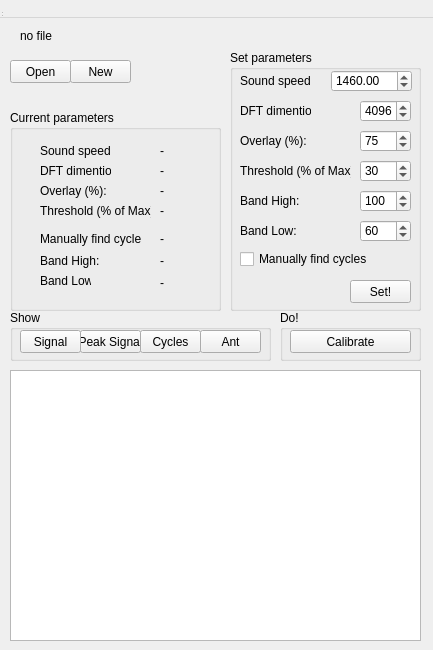
<?xml version="1.0" encoding="UTF-8"?>
<ui version="4.0">
 <class>IacMainWindow</class>
 <widget class="QWidget" name="IacMainWindow">
  <property name="geometry">
   <rect>
    <x>0</x>
    <y>0</y>
    <width>433</width>
    <height>650</height>
   </rect>
  </property>
  <property name="windowTitle">
   <string>Inline antena calibrator</string>
  </property>
  <widget class="QMenuBar" name="menubar">
   <property name="geometry">
    <rect>
     <x>0</x>
     <y>0</y>
     <width>800</width>
     <height>18</height>
    </rect>
   </property>
  </widget>
  <widget class="QStatusBar" name="statusbar">
   <property name="geometry">
    <rect>
     <x>0</x>
     <y>0</y>
     <width>3</width>
     <height>18</height>
    </rect>
   </property>
  </widget>
  <widget class="QPushButton" name="pushButton_openProjectFile">
   <property name="geometry">
    <rect>
     <x>10</x>
     <y>60</y>
     <width>61</width>
     <height>23</height>
    </rect>
   </property>
   <property name="text">
    <string>Open</string>
   </property>
  </widget>
  <widget class="QLabel" name="label_fileProjectPath">
   <property name="geometry">
    <rect>
     <x>20</x>
     <y>20</y>
     <width>401</width>
     <height>31</height>
    </rect>
   </property>
   <property name="text">
    <string>no file</string>
   </property>
  </widget>
  <widget class="QPushButton" name="pushButton_newProjectFile">
   <property name="geometry">
    <rect>
     <x>70</x>
     <y>60</y>
     <width>61</width>
     <height>23</height>
    </rect>
   </property>
   <property name="text">
    <string>New</string>
   </property>
  </widget>
  <widget class="QListWidget" name="listWidget_history">
   <property name="geometry">
    <rect>
     <x>10</x>
     <y>370</y>
     <width>411</width>
     <height>271</height>
    </rect>
   </property>
  </widget>
  <widget class="QGroupBox" name="groupBox">
   <property name="geometry">
    <rect>
     <x>230</x>
     <y>50</y>
     <width>191</width>
     <height>261</height>
    </rect>
   </property>
   <property name="title">
    <string>Set parameters</string>
   </property>
   <widget class="QLabel" name="label_DFTDimention_1">
    <property name="geometry">
     <rect>
      <x>10</x>
      <y>50</y>
      <width>71</width>
      <height>21</height>
     </rect>
    </property>
    <property name="frameShape">
     <enum>QFrame::NoFrame</enum>
    </property>
    <property name="text">
     <string>DFT dimention:</string>
    </property>
   </widget>
   <widget class="QSpinBox" name="spinBox_DFTDimention">
    <property name="geometry">
     <rect>
      <x>130</x>
      <y>50</y>
      <width>51</width>
      <height>22</height>
     </rect>
    </property>
    <property name="minimum">
     <number>4</number>
    </property>
    <property name="maximum">
     <number>8192</number>
    </property>
    <property name="value">
     <number>4096</number>
    </property>
   </widget>
   <widget class="QLabel" name="label_2">
    <property name="geometry">
     <rect>
      <x>10</x>
      <y>110</y>
      <width>111</width>
      <height>21</height>
     </rect>
    </property>
    <property name="text">
     <string>Threshold (% of Max):</string>
    </property>
   </widget>
   <widget class="QLabel" name="label_overlay_1">
    <property name="geometry">
     <rect>
      <x>10</x>
      <y>80</y>
      <width>71</width>
      <height>21</height>
     </rect>
    </property>
    <property name="text">
     <string>Overlay (%):</string>
    </property>
   </widget>
   <widget class="QLabel" name="label_5">
    <property name="geometry">
     <rect>
      <x>10</x>
      <y>140</y>
      <width>61</width>
      <height>21</height>
     </rect>
    </property>
    <property name="text">
     <string>Band High:</string>
    </property>
   </widget>
   <widget class="QLabel" name="label_6">
    <property name="geometry">
     <rect>
      <x>10</x>
      <y>170</y>
      <width>61</width>
      <height>21</height>
     </rect>
    </property>
    <property name="text">
     <string>Band Low:</string>
    </property>
   </widget>
   <widget class="QCheckBox" name="checkBox_manuallyFindCycles">
    <property name="geometry">
     <rect>
      <x>10</x>
      <y>200</y>
      <width>161</width>
      <height>18</height>
     </rect>
    </property>
    <property name="text">
     <string>Manually find cycles</string>
    </property>
   </widget>
   <widget class="QSpinBox" name="spinBox_bandLow">
    <property name="geometry">
     <rect>
      <x>130</x>
      <y>170</y>
      <width>51</width>
      <height>22</height>
     </rect>
    </property>
    <property name="maximum">
     <number>1000</number>
    </property>
    <property name="value">
     <number>60</number>
    </property>
   </widget>
   <widget class="QSpinBox" name="spinBox_bandHigh">
    <property name="geometry">
     <rect>
      <x>130</x>
      <y>140</y>
      <width>51</width>
      <height>22</height>
     </rect>
    </property>
    <property name="maximum">
     <number>1000</number>
    </property>
    <property name="value">
     <number>100</number>
    </property>
   </widget>
   <widget class="QSpinBox" name="spinBox_threshold">
    <property name="geometry">
     <rect>
      <x>130</x>
      <y>110</y>
      <width>51</width>
      <height>22</height>
     </rect>
    </property>
    <property name="minimum">
     <number>10</number>
    </property>
    <property name="value">
     <number>30</number>
    </property>
   </widget>
   <widget class="QSpinBox" name="spinBox_overlay">
    <property name="geometry">
     <rect>
      <x>130</x>
      <y>80</y>
      <width>51</width>
      <height>22</height>
     </rect>
    </property>
    <property name="maximum">
     <number>90</number>
    </property>
    <property name="value">
     <number>75</number>
    </property>
   </widget>
   <widget class="QPushButton" name="pushButton_setParameters">
    <property name="enabled">
     <bool>true</bool>
    </property>
    <property name="geometry">
     <rect>
      <x>120</x>
      <y>230</y>
      <width>61</width>
      <height>23</height>
     </rect>
    </property>
    <property name="text">
     <string>Set!</string>
    </property>
   </widget>
   <widget class="QLabel" name="label_DFTDimention_3">
    <property name="geometry">
     <rect>
      <x>10</x>
      <y>20</y>
      <width>71</width>
      <height>21</height>
     </rect>
    </property>
    <property name="frameShape">
     <enum>QFrame::NoFrame</enum>
    </property>
    <property name="text">
     <string>Sound speed:</string>
    </property>
   </widget>
   <widget class="QDoubleSpinBox" name="doubleSpinBox_soundSpeed">
    <property name="geometry">
     <rect>
      <x>101</x>
      <y>20</y>
      <width>81</width>
      <height>22</height>
     </rect>
    </property>
    <property name="minimum">
     <double>1000.000000000000000</double>
    </property>
    <property name="maximum">
     <double>2000.000000000000000</double>
    </property>
    <property name="value">
     <double>1460.000000000000000</double>
    </property>
   </widget>
  </widget>
  <widget class="QGroupBox" name="groupBox_2">
   <property name="geometry">
    <rect>
     <x>10</x>
     <y>110</y>
     <width>211</width>
     <height>201</height>
    </rect>
   </property>
   <property name="title">
    <string>Current parameters</string>
   </property>
   <widget class="QLabel" name="label_8">
    <property name="geometry">
     <rect>
      <x>30</x>
      <y>140</y>
      <width>101</width>
      <height>21</height>
     </rect>
    </property>
    <property name="text">
     <string>Band High:</string>
    </property>
   </widget>
   <widget class="QLabel" name="label_7">
    <property name="geometry">
     <rect>
      <x>30</x>
      <y>160</y>
      <width>51</width>
      <height>21</height>
     </rect>
    </property>
    <property name="text">
     <string>Band Low:</string>
    </property>
   </widget>
   <widget class="QLabel" name="label_bandLow">
    <property name="geometry">
     <rect>
      <x>150</x>
      <y>162</y>
      <width>51</width>
      <height>21</height>
     </rect>
    </property>
    <property name="text">
     <string>-</string>
    </property>
   </widget>
   <widget class="QLabel" name="label_3">
    <property name="geometry">
     <rect>
      <x>30</x>
      <y>90</y>
      <width>111</width>
      <height>21</height>
     </rect>
    </property>
    <property name="text">
     <string>Threshold (% of Max):</string>
    </property>
   </widget>
   <widget class="QLabel" name="label_threshold">
    <property name="geometry">
     <rect>
      <x>150</x>
      <y>90</y>
      <width>51</width>
      <height>21</height>
     </rect>
    </property>
    <property name="text">
     <string>-</string>
    </property>
   </widget>
   <widget class="QLabel" name="label_manuallyFindCycles">
    <property name="geometry">
     <rect>
      <x>150</x>
      <y>118</y>
      <width>51</width>
      <height>21</height>
     </rect>
    </property>
    <property name="text">
     <string>-</string>
    </property>
   </widget>
   <widget class="QLabel" name="label">
    <property name="geometry">
     <rect>
      <x>30</x>
      <y>118</y>
      <width>101</width>
      <height>21</height>
     </rect>
    </property>
    <property name="text">
     <string>Manually find cycles:</string>
    </property>
   </widget>
   <widget class="QLabel" name="label_bandHigh">
    <property name="geometry">
     <rect>
      <x>150</x>
      <y>140</y>
      <width>51</width>
      <height>21</height>
     </rect>
    </property>
    <property name="text">
     <string>-</string>
    </property>
   </widget>
   <widget class="QLabel" name="label_overlay">
    <property name="geometry">
     <rect>
      <x>150</x>
      <y>70</y>
      <width>51</width>
      <height>21</height>
     </rect>
    </property>
    <property name="text">
     <string>-</string>
    </property>
   </widget>
   <widget class="QLabel" name="label_overlay_2">
    <property name="geometry">
     <rect>
      <x>30</x>
      <y>70</y>
      <width>71</width>
      <height>21</height>
     </rect>
    </property>
    <property name="text">
     <string>Overlay (%):</string>
    </property>
   </widget>
   <widget class="QLabel" name="label_DFTDimention">
    <property name="geometry">
     <rect>
      <x>150</x>
      <y>50</y>
      <width>51</width>
      <height>21</height>
     </rect>
    </property>
    <property name="text">
     <string>-</string>
    </property>
   </widget>
   <widget class="QLabel" name="label_DFTDimention_2">
    <property name="geometry">
     <rect>
      <x>30</x>
      <y>50</y>
      <width>71</width>
      <height>21</height>
     </rect>
    </property>
    <property name="frameShape">
     <enum>QFrame::NoFrame</enum>
    </property>
    <property name="text">
     <string>DFT dimention:</string>
    </property>
   </widget>
   <widget class="QLabel" name="label_soundSpeed">
    <property name="geometry">
     <rect>
      <x>150</x>
      <y>30</y>
      <width>51</width>
      <height>21</height>
     </rect>
    </property>
    <property name="text">
     <string>-</string>
    </property>
   </widget>
   <widget class="QLabel" name="label_DFTDimention_5">
    <property name="geometry">
     <rect>
      <x>30</x>
      <y>30</y>
      <width>71</width>
      <height>21</height>
     </rect>
    </property>
    <property name="frameShape">
     <enum>QFrame::NoFrame</enum>
    </property>
    <property name="text">
     <string>Sound speed:</string>
    </property>
   </widget>
  </widget>
  <widget class="QGroupBox" name="groupBox_3">
   <property name="geometry">
    <rect>
     <x>10</x>
     <y>310</y>
     <width>261</width>
     <height>51</height>
    </rect>
   </property>
   <property name="title">
    <string>Show</string>
   </property>
   <widget class="QPushButton" name="pushButton_showSignal">
    <property name="enabled">
     <bool>true</bool>
    </property>
    <property name="geometry">
     <rect>
      <x>10</x>
      <y>20</y>
      <width>61</width>
      <height>23</height>
     </rect>
    </property>
    <property name="text">
     <string>Signal</string>
    </property>
    <property name="checkable">
     <bool>false</bool>
    </property>
    <property name="flat">
     <bool>false</bool>
    </property>
   </widget>
   <widget class="QPushButton" name="pushButton_showPeakAndFFTSignal">
    <property name="enabled">
     <bool>true</bool>
    </property>
    <property name="geometry">
     <rect>
      <x>70</x>
      <y>20</y>
      <width>61</width>
      <height>23</height>
     </rect>
    </property>
    <property name="text">
     <string>Peak Signal</string>
    </property>
   </widget>
   <widget class="QPushButton" name="pushButton_showCycles">
    <property name="enabled">
     <bool>true</bool>
    </property>
    <property name="geometry">
     <rect>
      <x>130</x>
      <y>20</y>
      <width>61</width>
      <height>23</height>
     </rect>
    </property>
    <property name="text">
     <string>Cycles</string>
    </property>
   </widget>
   <widget class="QPushButton" name="pushButton_showAntenna">
    <property name="enabled">
     <bool>true</bool>
    </property>
    <property name="geometry">
     <rect>
      <x>190</x>
      <y>20</y>
      <width>61</width>
      <height>23</height>
     </rect>
    </property>
    <property name="text">
     <string>Ant</string>
    </property>
   </widget>
  </widget>
  <widget class="QGroupBox" name="groupBox_4">
   <property name="geometry">
    <rect>
     <x>280</x>
     <y>310</y>
     <width>141</width>
     <height>51</height>
    </rect>
   </property>
   <property name="title">
    <string>Do!</string>
   </property>
   <widget class="QPushButton" name="pushButton_calibrate">
    <property name="enabled">
     <bool>true</bool>
    </property>
    <property name="geometry">
     <rect>
      <x>10</x>
      <y>20</y>
      <width>121</width>
      <height>23</height>
     </rect>
    </property>
    <property name="text">
     <string>Calibrate</string>
    </property>
   </widget>
  </widget>
 </widget>
 <resources/>
 <connections/>
</ui>
